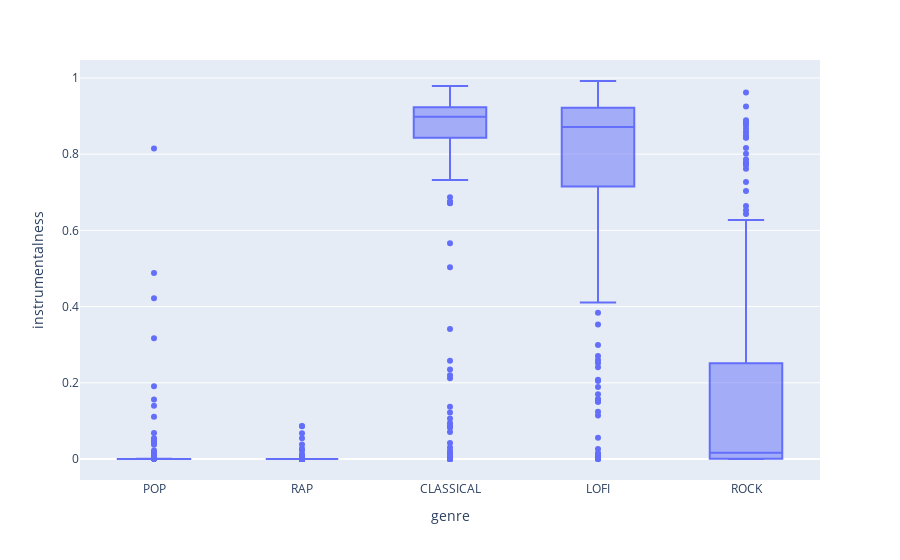

Notebook code cell kept with this figure:
### Markdown cell above
instrumentalness

### Code cell
px.box(genre_df, x='genre', y='instrumentalness')

### Figure 1 — Plotly figure (JSON) as saved in the notebook; plotly's stock layout.template omitted (floating-point values rounded to 4 significant figures; data arrays with more than 128 entries replaced by an {"elided": "..."} marker saying what was removed)
{"data": [{"alignmentgroup": "True", "hovertemplate": "genre=%{x}<br>instrumentalness=%{y}<extra></extra>", "legendgroup": "", "marker": {"color": "#636efa"}, "name": "", "notched": false, "offsetgroup": "", "orientation": "v", "showlegend": false, "type": "box", "x": {"elided": "1337 str values"}, "x0": " ", "xaxis": "x", "y": {"elided": "1337 float values"}, "y0": " ", "yaxis": "y"}], "layout": {"boxmode": "group", "legend": {"tracegroupgap": 0}, "margin": {"t": 60}, "xaxis": {"anchor": "y", "domain": [0, 1], "title": {"text": "genre"}}, "yaxis": {"anchor": "x", "domain": [0, 1], "title": {"text": "instrumentalness"}}}}
